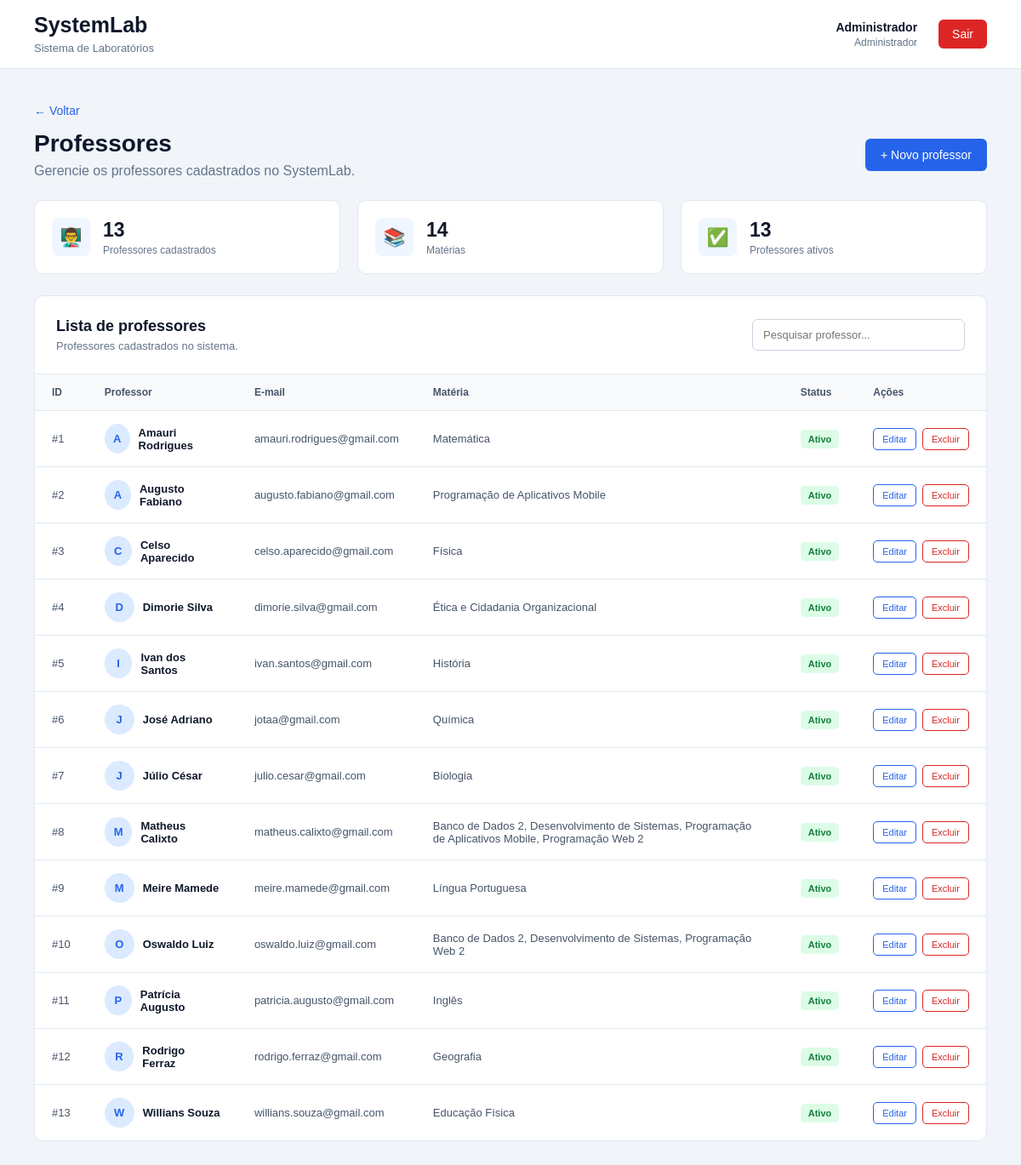
The page /professores.php (signed in) on the database its author committed.
### tables this page shows
CREATE TABLE tb_professores (
    cd_professor INT PRIMARY KEY AUTO_INCREMENT,
    nm_professor VARCHAR(100) NOT NULL,
    ds_email VARCHAR(100),
    id_escola INT NOT NULL,
    FOREIGN KEY (id_escola) REFERENCES tb_escolas(cd_escola)
);

### professores.php (the view, shortened to what this page needs)
<?php
require_once 'includes/conexao.php';
$sql = "
    SELECT
        p.cd_professor,
        p.nm_professor,
        p.ds_email,
        GROUP_CONCAT(
            DISTINCT m.nm_materia
            ORDER BY m.nm_materia
            SEPARATOR ', '
        ) AS materias
    FROM tb_professores p
    LEFT JOIN tb_professores_materias pm
        ON pm.id_professor = p.cd_professor
    LEFT JOIN tb_materias m
        ON m.cd_materia = pm.id_materia
    GROUP BY
        p.cd_professor,
        p.nm_professor,
        p.ds_email
    ORDER BY p.cd_professor
";
$resultado = $conexao->query($sql);
$professores = [];
if ($resultado) {
    while ($professor = $resultado->fetch_assoc()) {
        $professores[] = $professor;
    }
}
$sql_materias = "
    SELECT COUNT(*) AS total
    FROM tb_materias
";
$resultado_materias = $conexao->query($sql_materias);
$total_materias = 0;
if ($resultado_materias) {
    $dados_materias = $resultado_materias->fetch_assoc();
    $total_materias = (int) $dados_materias['total'];
}
$total_professores = count($professores);
?>
<!DOCTYPE html>
<html lang="pt-br">
<head>
<link
    rel="stylesheet"
    href="css/professores.css"
>
</head>
<body>
<header class="topo">
    <div class="logo">
        <h1>
            SystemLab
        </h1>
        <span>
            Sistema de Laboratórios
        </span>
    </div>
    <div class="usuario">
        <div class="usuario-info">
            <strong>
                <?= htmlspecialchars($_SESSION['usuario']) ?>
            </strong>
            <span>
                Administrador
            </span>
        </div>
        <a
            href="sair.php"
            class="sair"
        >
            Sair
        </a>
    </div>
</header>
<main class="conteudo">
    <div class="cabecalho">
        <a
            href="index.php"
            class="voltar"
        >
            ← Voltar
        </a>
        <div class="cabecalho-linha">
            <div>
                <h2>
                    Professores
                </h2>
                <p>
                    Gerencie os professores cadastrados no SystemLab.
                </p>
            </div>
            <a
                href="novo_professor.php"
                class="novo-professor"
            >
                + Novo professor
            </a>
        </div>
    </div>
    <section class="resumo">
        <div class="resumo-card">
            <div class="icone">
                👨‍🏫
            </div>
            <div>
                <strong>
                    <?= $total_professores ?>
                </strong>
                <span>
                    Professores cadastrados
                </span>
            </div>
        </div>
        <div class="resumo-card">
            <div class="icone">
                📚
            </div>
            <div>
                <strong>
                    <?= $total_materias ?>
                </strong>
                <span>
                    Matérias
                </span>
            </div>
        </div>
        <div class="resumo-card">
            <div class="icone">
                ✅
            </div>
            <div>
                <strong>
                    <?= $total_professores ?>
                </strong>
                <span>
                    Professores ativos
                </span>
            </div>
        </div>
    </section>
    <section class="tabela-container">
        <div class="tabela-topo">
            <div>
                <h3>
                    Lista de professores
                </h3>
                <p>
                    Professores cadastrados no sistema.
                </p>
            </div>
            <input
                type="text"
                id="pesquisa"
                placeholder="Pesquisar professor..."
            >
        </div>
        <div class="tabela-scroll">
            <table>
                <thead>
                    <tr>
                        <th>ID</th>
                        <th>Professor</th>
                        <th>E-mail</th>
                        <th>Matéria</th>
                        <th>Status</th>
                        <th>Ações</th>
                    </tr>
                </thead>
                <tbody id="lista-professores">
                    <?php foreach ($professores as $professor): ?>
                        <tr>
                            <td>
                                #<?= $professor['cd_professor'] ?>
                            </td>
                            <td>
                                <div class="professor">
                                    <div class="avatar">
                                        <?= strtoupper(
                                            substr(
                                                $professor['nm_professor'],
                                                0,
                                                1
                                            )
                                        ) ?>
                                    </div>
                                    <strong>
                                        <?= htmlspecialchars(
                                            $professor['nm_professor']
                                        ) ?>
                                    </strong>
                                </div>
                            </td>
                            <td>
                                <?= htmlspecialchars(
                                    $professor['ds_email']
                                ) ?>
                            </td>
                            <td>
                                <?= htmlspecialchars(
                                    $professor['materias'] ?? 'Nenhuma matéria'
                                ) ?>
                            </td>
                            <td>
                                <span class="ativo">
                                    Ativo
                                </span>
                            </td>
                            <td>
                                <div class="acoes">
                                    <a
                                        href="editar_professor.php?id=<?= $professor['cd_professor'] ?>"
                                        class="editar"
                                    >
                                        Editar
                                    </a>
                                    <a
                                        href="excluir_professor.php?id=<?= $professor['cd_professor'] ?>"
                                        class="excluir"
                                    >
                                        Excluir
                                    </a>
                                </div>
                            </td>
                        </tr>
                    <?php endforeach; ?>
                </tbody>
            </table>
        </div>
    </section>
</main>
</body>
</html>

### css/professores.css (style rules this page uses)
* { margin: 0; padding: 0; box-sizing: border-box; }
body { font-family: Arial, sans-serif; background-color: #f1f5f9; color: #0f172a; }
.topo { background-color: #ffffff; min-height: 75px; padding: 15px 40px; display: flex; align-items: center; justify-content: space-between; border-bottom: 1px solid #e2e8f0; }
.logo h1 { font-size: 25px; margin-bottom: 3px; }
.logo span { color: #64748b; font-size: 13px; }
.usuario { display: flex; align-items: center; gap: 25px; }
.usuario-info { display: flex; flex-direction: column; text-align: right; }
.usuario-info strong { font-size: 14px; }
.usuario-info span { color: #64748b; font-size: 12px; margin-top: 3px; }
.sair { text-decoration: none; color: #ffffff; background-color: #dc2626; padding: 9px 16px; border-radius: 6px; font-size: 14px; }
.conteudo { max-width: 1300px; margin: 0 auto; padding: 40px; }
.cabecalho { margin-bottom: 25px; }
.voltar { display: inline-block; color: #2563eb; text-decoration: none; font-size: 14px; margin-bottom: 15px; }
.cabecalho-linha { display: flex; justify-content: space-between; align-items: center; }
.cabecalho h2 { font-size: 28px; margin-bottom: 7px; }
.cabecalho p { color: #64748b; }
.novo-professor { display: inline-block; border: none; background-color: #2563eb; color: #ffffff; padding: 11px 18px; border-radius: 6px; font-size: 14px; text-decoration: none; cursor: pointer; }
.resumo { display: grid; grid-template-columns: repeat(3, 1fr); gap: 20px; margin-bottom: 25px; }
.resumo-card { background-color: #ffffff; border: 1px solid #e2e8f0; border-radius: 10px; padding: 20px; display: flex; align-items: center; gap: 15px; }
.icone { width: 45px; height: 45px; display: flex; align-items: center; justify-content: center; background-color: #eff6ff; border-radius: 8px; font-size: 21px; }
.resumo-card div:last-child { display: flex; flex-direction: column; }
.resumo-card strong { font-size: 23px; }
.resumo-card span { color: #64748b; font-size: 12px; margin-top: 3px; }
.tabela-container { background-color: #ffffff; border: 1px solid #e2e8f0; border-radius: 10px; overflow: hidden; }
.tabela-topo { padding: 25px; display: flex; justify-content: space-between; align-items: center; border-bottom: 1px solid #e2e8f0; }
.tabela-topo h3 { font-size: 18px; margin-bottom: 5px; }
.tabela-topo p { color: #64748b; font-size: 13px; }
#pesquisa { width: 250px; padding: 10px 12px; border: 1px solid #cbd5e1; border-radius: 6px; font-size: 13px; outline: none; }
.tabela-scroll { overflow-x: auto; }
table { width: 100%; border-collapse: collapse; }
th { background-color: #f8fafc; color: #475569; font-size: 12px; text-align: left; padding: 14px 20px; white-space: nowrap; }
td { padding: 15px 20px; border-top: 1px solid #e2e8f0; font-size: 13px; color: #475569; }
.professor { display: flex; align-items: center; gap: 10px; color: #0f172a; }
.avatar { width: 35px; height: 35px; display: flex; align-items: center; justify-content: center; background-color: #dbeafe; color: #2563eb; border-radius: 50%; font-weight: bold; }
.ativo { background-color: #dcfce7; color: #15803d; padding: 5px 9px; border-radius: 5px; font-size: 11px; font-weight: bold; }
.acoes { display: flex; align-items: center; gap: 7px; }
.acoes a { display: inline-block; padding: 6px 10px; border-radius: 5px; font-size: 11px; text-decoration: none; cursor: pointer; }
.editar { border: 1px solid #2563eb; background-color: #ffffff; color: #2563eb; }
.excluir { border: 1px solid #dc2626; background-color: #ffffff; color: #dc2626; }

### rows shown on the page
tb_professores: cd_professor "1", nm_professor "A", nm_professor "Amauri Rodrigues", ds_email "amauri.rodrigues@gmail.com", materias "Matemática"
tb_professores: cd_professor "2", nm_professor "A", nm_professor "Augusto Fabiano", ds_email "augusto.fabiano@gmail.com", materias "Programação de Aplicativos Mobile"
tb_professores: cd_professor "3", nm_professor "C", nm_professor "Celso Aparecido", ds_email "celso.aparecido@gmail.com", materias "Física"
tb_professores: cd_professor "4", nm_professor "D", nm_professor "Dimorie Silva", ds_email "dimorie.silva@gmail.com", materias "Ética e Cidadania Organizacional"
tb_professores: cd_professor "5", nm_professor "I", nm_professor "Ivan dos Santos", ds_email "ivan.santos@gmail.com", materias "História"
tb_professores: cd_professor "6", nm_professor "J", nm_professor "José Adriano", ds_email "jotaa@gmail.com", materias "Química"
tb_professores: cd_professor "7", nm_professor "J", nm_professor "Júlio César", ds_email "julio.cesar@gmail.com", materias "Biologia"
tb_professores: cd_professor "8", nm_professor "M", nm_professor "Matheus Calixto", ds_email "matheus.calixto@gmail.com", materias "Banco de Dados 2, Desenvolvimento de Sistemas, Programação de Aplicativos Mobile, Programação Web 2"
tb_professores: cd_professor "9", nm_professor "M", nm_professor "Meire Mamede", ds_email "meire.mamede@gmail.com", materias "Língua Portuguesa"
tb_professores: cd_professor "10", nm_professor "O", nm_professor "Oswaldo Luiz", ds_email "oswaldo.luiz@gmail.com", materias "Banco de Dados 2, Desenvolvimento de Sistemas, Programação Web 2"
tb_professores: cd_professor "11", nm_professor "P", nm_professor "Patrícia Augusto", ds_email "patricia.augusto@gmail.com", materias "Inglês"
tb_professores: cd_professor "12", nm_professor "R", nm_professor "Rodrigo Ferraz", ds_email "rodrigo.ferraz@gmail.com", materias "Geografia"
tb_professores: cd_professor "13", nm_professor "W", nm_professor "Willians Souza", ds_email "willians.souza@gmail.com", materias "Educação Física"

### other values the page prints
$_SESSION['usuario'] "Administrador"
$total_professores "13"
$total_materias "14"
